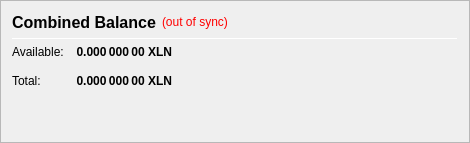
                   <widget class="QFrame" name="frame_CombinedBalances">
                     <property name="visible">
                       <bool>false</bool>
                     </property>
                    <property name="minimumSize">
                     <size>
                      <width>470</width>
                      <height>0</height>
                     </size>
                    </property>
                    <property name="frameShape">
                     <enum>QFrame::StyledPanel</enum>
                    </property>
                    <property name="frameShadow">
                     <enum>QFrame::Raised</enum>
                    </property>
                    <layout class="QVBoxLayout" name="verticalLayout_5">
                     <item>
                      <layout class="QHBoxLayout" name="horizontalLayout_5" stretch="0">
                       <item>
                        <widget class="QLabel" name="label_5z">
                         <property name="minimumSize">
                          <size>
                           <width>0</width>
                           <height>20</height>
                          </size>
                         </property>
                         <property name="font">
                          <font>
                           <pointsize>12</pointsize>
                           <weight>75</weight>
                           <bold>true</bold>
                          </font>
                         </property>
                         <property name="toolTip">
                          <string>Combined Balance (including unconfirmed and immature coins)</string>
                         </property>
                         <property name="text">
                          <string>Combined Balance</string>
                         </property>
                        </widget>
                       </item>
                       <item>
                        <widget class="QLabel" name="labelWalletStatus">
                         <property name="cursor">
                          <cursorShape>WhatsThisCursor</cursorShape>
                         </property>
                         <property name="toolTip">
                          <string>The displayed information may be out of date. Your wallet automatically synchronizes with the Lunarium network after a connection is established, but this process has not completed yet.</string>
                         </property>
                         <property name="styleSheet">
                          <string notr="true">QLabel { color: red; }</string>
                         </property>
                         <property name="text">
                          <string notr="true">(out of sync)</string>
                         </property>
                         <property name="alignment">
                          <set>Qt::AlignLeading|Qt::AlignLeft|Qt::AlignVCenter</set>
                         </property>
                        </widget>
                       </item>
                       <item>
                        <spacer name="horizontalSpacer_1">
                         <property name="orientation">
                          <enum>Qt::Horizontal</enum>
                         </property>
                         <property name="sizeHint" stdset="0">
                          <size>
                           <width>40</width>
                           <height>20</height>
                          </size>
                         </property>
                        </spacer>
                       </item>
                      </layout>
                     </item>
                     <item>
                      <widget class="Line" name="line_CombinedBalance">
                       <property name="minimumSize">
                        <size>
                         <width>0</width>
                         <height>1</height>
                        </size>
                       </property>
                       <property name="maximumSize">
                        <size>
                         <width>16777215</width>
                         <height>1</height>
                        </size>
                       </property>
                       <property name="orientation">
                        <enum>Qt::Horizontal</enum>
                       </property>
                      </widget>
                     </item>
                     <item>
                      <layout class="QGridLayout" name="gridLayout_3">
                       <property name="spacing">
                        <number>12</number>
                       </property>
                       <item row="1" column="0">
                        <widget class="QLabel" name="labelBalanceTextz">
                         <property name="text">
                          <string>Available:</string>
                         </property>
                        </widget>
                       </item>
                       <item row="1" column="1">
                        <widget class="QLabel" name="labelBalancez">
                         <property name="font">
                          <font>
                           <weight>75</weight>
                           <bold>true</bold>
                          </font>
                         </property>
                         <property name="cursor">
                          <cursorShape>IBeamCursor</cursorShape>
                         </property>
                         <property name="toolTip">
                          <string>Your current spendable balance</string>
                         </property>
                         <property name="text">
                          <string notr="true">0.000 000 00 XLN</string>
                         </property>
                         <property name="alignment">
                          <set>Qt::AlignRight|Qt::AlignTrailing|Qt::AlignVCenter</set>
                         </property>
                         <property name="textInteractionFlags">
                          <set>Qt::LinksAccessibleByMouse|Qt::TextSelectableByKeyboard|Qt::TextSelectableByMouse</set>
                         </property>
                        </widget>
                       </item>
                       <item row="2" column="0">
                        <widget class="QLabel" name="labelTotalTextz">
                         <property name="text">
                          <string>Total:</string>
                         </property>
                        </widget>
                       </item>
                       <item row="2" column="1">
                        <widget class="QLabel" name="labelTotalz">
                         <property name="font">
                          <font>
                           <weight>75</weight>
                           <bold>true</bold>
                          </font>
                         </property>
                         <property name="cursor">
                          <cursorShape>IBeamCursor</cursorShape>
                         </property>
                         <property name="toolTip">
                          <string>Total Balance, including all unavailable coins.</string>
                         </property>
                         <property name="text">
                          <string notr="true">0.000 000 00 XLN</string>
                         </property>
                         <property name="alignment">
                          <set>Qt::AlignRight|Qt::AlignTrailing|Qt::AlignVCenter</set>
                         </property>
                         <property name="textInteractionFlags">
                          <set>Qt::LinksAccessibleByMouse|Qt::TextSelectableByKeyboard|Qt::TextSelectableByMouse</set>
                         </property>
                        </widget>
                       </item>
                       <item row="2" column="3">
                        <spacer name="horizontalSpacer_2">
                         <property name="orientation">
                          <enum>Qt::Horizontal</enum>
                         </property>
                         <property name="sizeHint" stdset="0">
                          <size>
                           <width>40</width>
                           <height>20</height>
                          </size>
                         </property>
                        </spacer>
                       </item>
                      </layout>
                     </item>
                     <item>
                      <spacer name="verticalSpacer_1">
                       <property name="orientation">
                        <enum>Qt::Vertical</enum>
                       </property>
                       <property name="sizeHint" stdset="0">
                        <size>
                         <width>20</width>
                         <height>40</height>
                        </size>
                       </property>
                      </spacer>
                     </item>
                    </layout>
                   </widget>
